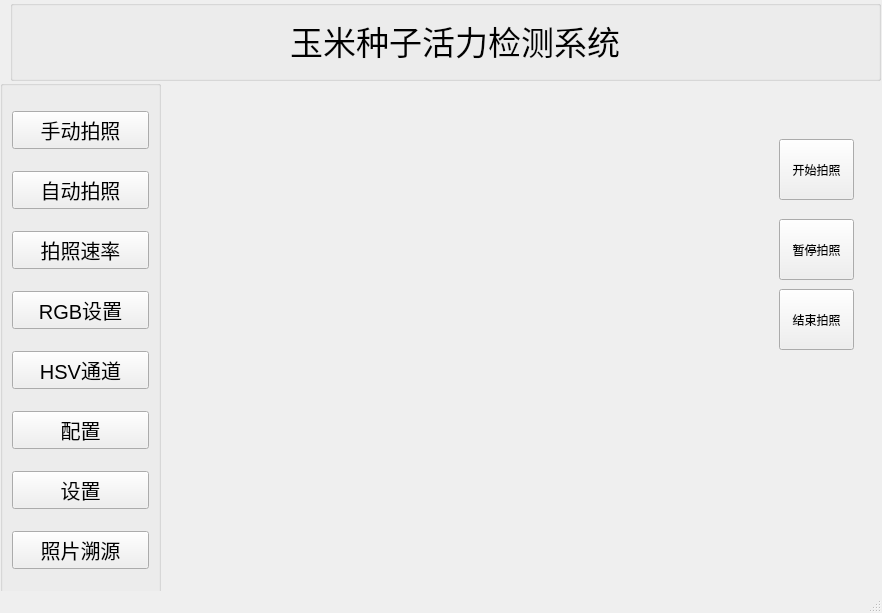
<?xml version="1.0" encoding="UTF-8"?>
<ui version="4.0">
 <class>MainWindow</class>
 <widget class="QMainWindow" name="MainWindow">
  <property name="geometry">
   <rect>
    <x>0</x>
    <y>0</y>
    <width>882</width>
    <height>613</height>
   </rect>
  </property>
  <property name="windowTitle">
   <string>玉米种子活力检测系统</string>
  </property>
  <property name="windowIcon">
   <iconset>
    <normaloff>:/logo/Atoplogo.ico</normaloff>:/logo/Atoplogo.ico</iconset>
  </property>
  <widget class="QWidget" name="centralwidget">
   <widget class="QGroupBox" name="topGroup">
    <property name="geometry">
     <rect>
      <x>10</x>
      <y>0</y>
      <width>871</width>
      <height>81</height>
     </rect>
    </property>
    <property name="title">
     <string/>
    </property>
    <widget class="QLabel" name="topName">
     <property name="geometry">
      <rect>
       <x>280</x>
       <y>10</y>
       <width>341</width>
       <height>61</height>
      </rect>
     </property>
     <property name="font">
      <font>
       <pointsize>25</pointsize>
      </font>
     </property>
     <property name="text">
      <string>玉米种子活力检测系统</string>
     </property>
     <property name="textFormat">
      <enum>Qt::TextFormat::AutoText</enum>
     </property>
    </widget>
   </widget>
   <widget class="QGroupBox" name="leftGroup">
    <property name="geometry">
     <rect>
      <x>0</x>
      <y>80</y>
      <width>161</width>
      <height>521</height>
     </rect>
    </property>
    <property name="title">
     <string/>
    </property>
    <layout class="QVBoxLayout" name="verticalLayout">
     <item>
      <widget class="QPushButton" name="manualPhoto">
       <property name="font">
        <font>
         <pointsize>15</pointsize>
         <bold>false</bold>
        </font>
       </property>
       <property name="text">
        <string>手动拍照</string>
       </property>
      </widget>
     </item>
     <item>
      <widget class="QPushButton" name="autoPhoto">
       <property name="font">
        <font>
         <pointsize>15</pointsize>
         <bold>false</bold>
        </font>
       </property>
       <property name="text">
        <string>自动拍照</string>
       </property>
      </widget>
     </item>
     <item>
      <widget class="QPushButton" name="ratePhoto">
       <property name="font">
        <font>
         <pointsize>15</pointsize>
         <bold>false</bold>
        </font>
       </property>
       <property name="text">
        <string>拍照速率</string>
       </property>
      </widget>
     </item>
     <item>
      <widget class="QPushButton" name="RGBsettings">
       <property name="font">
        <font>
         <pointsize>15</pointsize>
         <bold>false</bold>
        </font>
       </property>
       <property name="text">
        <string>RGB设置</string>
       </property>
      </widget>
     </item>
     <item>
      <widget class="QPushButton" name="HSVchannel">
       <property name="font">
        <font>
         <pointsize>15</pointsize>
         <bold>false</bold>
        </font>
       </property>
       <property name="text">
        <string>HSV通道</string>
       </property>
      </widget>
     </item>
     <item>
      <widget class="QPushButton" name="Configuration">
       <property name="font">
        <font>
         <pointsize>15</pointsize>
         <bold>false</bold>
        </font>
       </property>
       <property name="text">
        <string>配置</string>
       </property>
      </widget>
     </item>
     <item>
      <widget class="QPushButton" name="Settings">
       <property name="font">
        <font>
         <pointsize>15</pointsize>
         <bold>false</bold>
        </font>
       </property>
       <property name="text">
        <string>设置</string>
       </property>
      </widget>
     </item>
     <item>
      <widget class="QPushButton" name="fromPhoto">
       <property name="font">
        <font>
         <pointsize>15</pointsize>
         <bold>false</bold>
        </font>
       </property>
       <property name="text">
        <string>照片溯源</string>
       </property>
      </widget>
     </item>
    </layout>
   </widget>
   <widget class="QStackedWidget" name="stackedWidget">
    <property name="geometry">
     <rect>
      <x>169</x>
      <y>89</y>
      <width>701</width>
      <height>501</height>
     </rect>
    </property>
    <property name="currentIndex">
     <number>1</number>
    </property>
    <widget class="QWidget" name="manualPage">
     <widget class="QLabel" name="showPhoto">
      <property name="geometry">
       <rect>
        <x>3</x>
        <y>15</y>
        <width>571</width>
        <height>481</height>
       </rect>
      </property>
      <property name="text">
       <string/>
      </property>
     </widget>
     <widget class="QPushButton" name="onePhoto">
      <property name="geometry">
       <rect>
        <x>590</x>
        <y>70</y>
        <width>75</width>
        <height>61</height>
       </rect>
      </property>
      <property name="text">
       <string>拍照一次</string>
      </property>
     </widget>
    </widget>
    <widget class="QWidget" name="autoPage">
     <widget class="QLabel" name="showPhoto2">
      <property name="geometry">
       <rect>
        <x>10</x>
        <y>10</y>
        <width>571</width>
        <height>481</height>
       </rect>
      </property>
      <property name="text">
       <string/>
      </property>
     </widget>
     <widget class="QPushButton" name="startPhoto">
      <property name="geometry">
       <rect>
        <x>610</x>
        <y>50</y>
        <width>75</width>
        <height>61</height>
       </rect>
      </property>
      <property name="text">
       <string>开始拍照</string>
      </property>
     </widget>
     <widget class="QPushButton" name="stopPhoto">
      <property name="geometry">
       <rect>
        <x>610</x>
        <y>130</y>
        <width>75</width>
        <height>61</height>
       </rect>
      </property>
      <property name="text">
       <string>暂停拍照</string>
      </property>
     </widget>
     <widget class="QPushButton" name="endPhoto">
      <property name="geometry">
       <rect>
        <x>610</x>
        <y>200</y>
        <width>75</width>
        <height>61</height>
       </rect>
      </property>
      <property name="text">
       <string>结束拍照</string>
      </property>
     </widget>
    </widget>
   </widget>
  </widget>
  <widget class="QStatusBar" name="statusbar"/>
 </widget>
 <resources>
  <include location="images/icons/icons.qrc"/>
 </resources>
 <connections/>
</ui>
